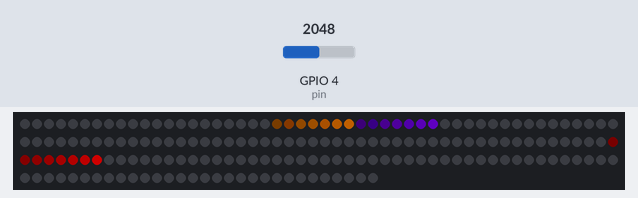
The program below on a simulated ESP32. Parts: 180 RGB LEDs in strip order, left to right, continuing on the next row. The inputs (shaded band) are chosen by the test bench; at power-on: GPIO 4 (pin) = 2048. Dim RGB values are drawn brighter than linear; what the program prints to the serial monitor is not drawn.

Above: at 1.2 s.
1.3 s: GPIO 4 (pin) set to 3603
At 3.48 s:
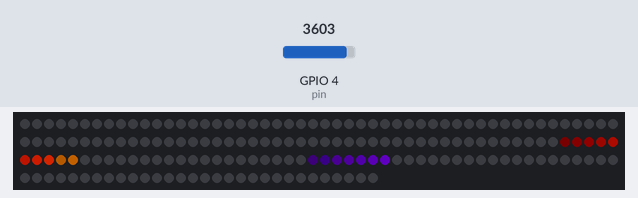
4.3 s: GPIO 4 (pin) set to 0
At 4.69 s:
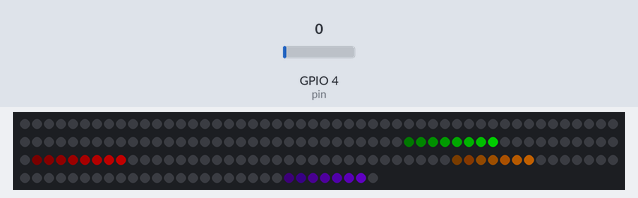
7.3 s: GPIO 4 (pin) set to 1228
At 8.63 s:
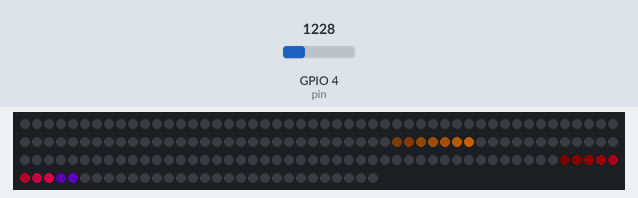
10.3 s: GPIO 4 (pin) set to 20
At 12.87 s:
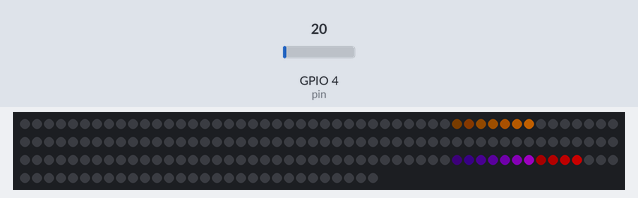
13.3 s: GPIO 4 (pin) set to 4095
At 14.69 s:
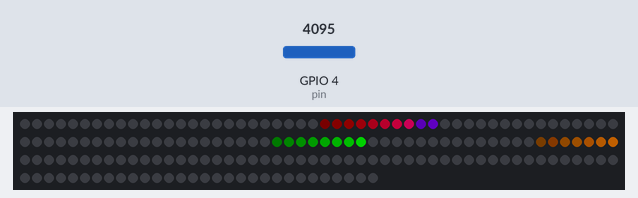
19.0 s: GPIO 4 (pin) set to 3603
At 21.05 s:
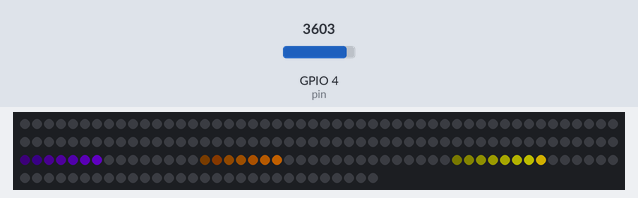

Measured:
- after the input at 13.3 s, the LEDs: first change at once (image 5 shows a later state)

The program:

main.cpp
```cpp
#include <Arduino.h>
#include <FastLED.h>

// How many leds in your strip?
#define NUM_LEDS 180

#define DATA_PIN 2
#define CLOCK_PIN 3
#define LED_TYPE    APA102
#define COLOR_ORDER GRB

#define CYCLE_SPEED 5

struct CAR {
  int8_t player;
  float position;
  int8_t colourH;
  int8_t colourS;
  int8_t colourV;
  int pin;
  int crashTimer;
};

#define CAR_SIZE 8
#define TRACK_SIZE 50
#define CAR_NUMBER 4
// Define the array of leds
CRGB leds[NUM_LEDS];

CAR cars[CAR_NUMBER];

void setup() {
  Serial.begin(57600);
  Serial.println("resetting");
  FastLED.addLeds<LED_TYPE,DATA_PIN,CLOCK_PIN,COLOR_ORDER>(leds, NUM_LEDS).setCorrection(TypicalLEDStrip);
  FastLED.setBrightness(127);
  FastLED.setDither( 255 );

  //Car Setup for Colours and Numbers
  //Green
  cars[0].position = 0;
  cars[0].player = 1;
  cars[0].colourH = 0;
  cars[0].colourS = 255;
  cars[0].colourV = 200;
  cars[0].pin = 4; //normally 0
  cars[0].crashTimer = 0;

  //blue
  cars[1].position = 0;
  cars[1].player = 2;
  cars[1].colourH = 96;
  cars[1].colourS = 255;
  cars[1].colourV = 200;
  cars[1].pin = -1;
  cars[1].crashTimer = 0;

  //yellow
  cars[2].position = 0;
  cars[2].player = 3;
  cars[2].colourH = 192;
  cars[2].colourS = 255;
  cars[2].colourV = 255;
  cars[2].pin = -1;
  cars[2].crashTimer = 0;

  //aqua
  cars[3].position = 0;
  cars[3].player = 4;
  cars[3].colourH = 32;
  cars[3].colourS = 255;
  cars[3].colourV = 255;
  cars[3].pin = -1;
  cars[3].crashTimer = 0;
}

//Wraping the track and dealing with -ve numbers that the tails can generate
int getStripPos(int distance) {
  if (distance < 0) {
    return NUM_LEDS + distance;
  } else {
    return distance % NUM_LEDS;
  }
}

//Blanks all leds
void blankAllLeds() {
  for(int i = 0; i < NUM_LEDS; i++){
    leds[i] = CRGB::Black;
  }
  FastLED.show();
}

//Places car on track with tail
//Tail is caculated as the v in hsv fading over the tail length
void renderNormalCar(CAR car, bool clear){
    if (clear){
      for(int i = 0; i < CAR_SIZE; i++){
        leds[getStripPos(car.position - i)] = CRGB::Black;
      }
    }
    else {
      uint8_t vChange = (uint8_t) car.colourV / (CAR_SIZE - 1);

      float percent = car.position - (int)car.position;
      leds[getStripPos(car.position)] += CHSV(car.colourH, car.colourS, car.colourV * percent);

      CHSV colour = CHSV(car.colourH, car.colourS, car.colourV);
      leds[getStripPos(car.position - 1)] += colour;
      for(int i = 2; i < CAR_SIZE; i++){
        colour.setHSV(colour.h, colour.s ,colour.v - vChange);
        leds[getStripPos(car.position - i)] += colour;
      }
    }
}

void renderCrashedCar(int carNum, bool clear){
  if (clear){
    renderNormalCar(cars[carNum], clear);
  }
  else if (((cars[carNum].crashTimer % 20) == 0) ) {
    renderNormalCar(cars[carNum], clear);
  }
  else {
    renderNormalCar(cars[carNum], true);
  }
  cars[carNum].crashTimer --;
}

void renderCar(int carNum, bool clear) {
  if (cars[carNum].crashTimer > 0){
    renderCrashedCar(carNum, clear);
  }
  else {
    renderNormalCar(cars[carNum], clear);
  }
}

void checkCrash(int carNum, double updateAmount){
  int pos = getStripPos(cars[carNum].position);
  if (pos > 60 && pos < 80 && updateAmount > .5){
    cars[carNum].crashTimer = 50;
  }
}

void updateCarPosition(int carNum, double updateAmount) {
  CAR car = cars[carNum];
  if (car.crashTimer > 0){
    updateAmount = .0001;
  }
  checkCrash(carNum, updateAmount);

  if(car.pin > 0){
    cars[carNum].position += (float)analogRead(car.pin)/1023;
  }
  else {
    cars[carNum].position += updateAmount;
  }
}


//Main race loop
void race(){
  //int laps = 10;

  //display car 0
  for(int i = 0; i < CAR_NUMBER; i++) {
    renderCar(i, false);
  }

  FastLED.show();

  for(int i = 0; i < CAR_NUMBER; i++) {
    renderCar(i, true);
  }

  updateCarPosition(0, .5);
  updateCarPosition(1, .75);
  updateCarPosition(2, .25);
  updateCarPosition(3, .2);

  delay(CYCLE_SPEED);
}


void loop(){
  blankAllLeds();
  race();

}
```
